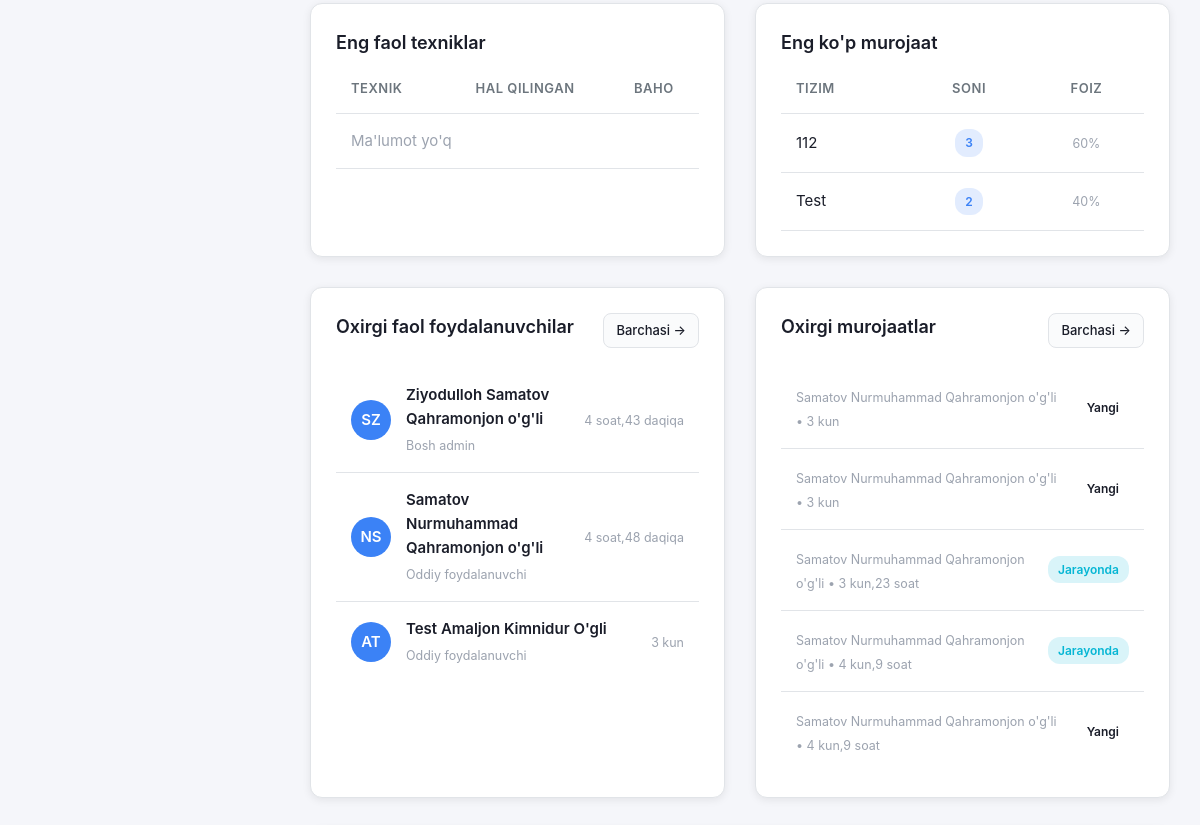
/tickets/superadmin/ (signed in, middle part), run on an earlier commit of the app's database.
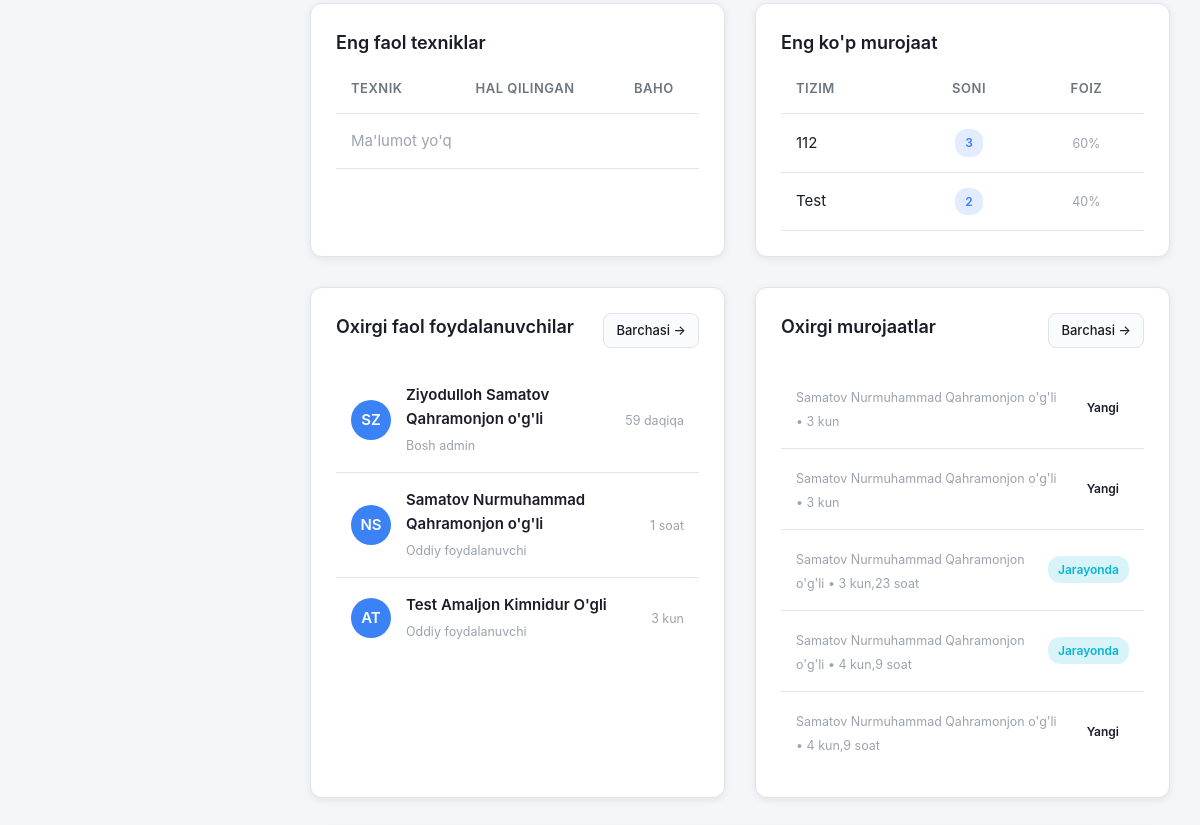
And on a later commit of the database.
### accounts/models.py (models this page shows, shortened)
class User(AbstractUser):
    ROLE_CHOICES = [
        ('user', _('Oddiy foydalanuvchi')),
        ('technician', _('Texnik xodim')),
        ('admin', _('Admin')),
        ('superadmin', _('Bosh admin')),
    ]
    LANGUAGE_CHOICES = [
        ('uz', _("O'zbekcha (Lotin)")),
        ('uz-cy', _("Ўзбекча (Кирилл)")),
        ('ru', _('Русский')),
    ]
    last_name = models.CharField(max_length=150, verbose_name=_("Familiya"))
    first_name = models.CharField(max_length=150, verbose_name=_("Ism"))
    middle_name = models.CharField(max_length=150, blank=True, verbose_name=_("Sharif"))
    region = models.ForeignKey(
        Region,
        on_delete=models.SET_NULL,
        null=True,
        blank=True,
        verbose_name=_("Viloyat")
    )
    department = models.ForeignKey(
        Department,
        on_delete=models.SET_NULL,
        null=True,
        blank=True,
        verbose_name=_("Hududiy bo'lim")
    )
    position = models.CharField(max_length=200, blank=True, verbose_name=_("Lavozim"))
    phone = models.CharField(max_length=20, blank=True, verbose_name=_("Telefon"))
    role = models.CharField(
        max_length=20,
        choices=ROLE_CHOICES,
        default='user',
        verbose_name=_("Rol")
    )
    language = models.CharField(
        max_length=10,
        choices=LANGUAGE_CHOICES,
        default='uz',
        verbose_name=_("Til")
    )
    avatar = models.ImageField(
        upload_to='avatars/',
        blank=True,
        null=True,
        verbose_name=_("Avatar")
    )
    is_active = models.BooleanField(default=True, verbose_name=_("Aktiv"))
    created_at = models.DateTimeField(auto_now_add=True, verbose_name=_("Yaratilgan"))
    updated_at = models.DateTimeField(auto_now=True, verbose_name=_("O'zgartirilgan"))
    class Meta:
        verbose_name = _("Foydalanuvchi")
        verbose_name_plural = _("Foydalanuvchilar")
        ordering = ['-created_at']
    def get_full_name(self):
        parts = [self.last_name, self.first_name]
        if self.middle_name:
            parts.append(self.middle_name)
        return ' '.join(parts)
    def is_admin(self):
        return self.role in ['admin', 'superadmin']
    def is_superadmin(self):
        return self.role == 'superadmin'

### tickets/models.py (models this page shows, shortened)
class Ticket(models.Model):
    PRIORITY_CHOICES = [
        ('low', _('Oddiy')),
        ('medium', _("O'rtacha")),
        ('high', _('Yuqori')),
    ]
    STATUS_CHOICES = [
        ('new', _('Yangi')),
        ('in_progress', _('Jarayonda')),
        ('pending_approval', _('Hal qilindi (kutilmoqda)')),
        ('resolved', _('Hal qilindi')),
        ('rejected', _('Rad etildi')),
        ('reopened', _('Qayta ochildi')),
    ]
    user = models.ForeignKey(
        User,
        on_delete=models.CASCADE,
        related_name='tickets',
        verbose_name=_("Foydalanuvchi")
    )
    system = models.ForeignKey(
        System,
        on_delete=models.CASCADE,
        related_name='tickets',
        verbose_name=_("Tizim")
    )
    region = models.ForeignKey(
        Region,
        on_delete=models.CASCADE,
        related_name='tickets',
        verbose_name=_("Viloyat")
    )
    priority = models.CharField(
        max_length=10,
        choices=PRIORITY_CHOICES,
        default='medium',
        verbose_name=_("Ustuvorlik")
    )
    status = models.CharField(
        max_length=20,
        choices=STATUS_CHOICES,
        default='new',
        verbose_name=_("Holat")
    )
    description = models.TextField(verbose_name=_("Muammo ta'rifi"))
    attachment = models.FileField(
        upload_to='tickets/attachments/',
        blank=True,
        null=True,
        verbose_name=_("Fayl biriktirma")
    )
    assigned_to = models.ForeignKey(
        User,
        on_delete=models.SET_NULL,
        null=True,
        blank=True,
        related_name='assigned_tickets',
        verbose_name=_("Mas'ul xodim")
    )
    rating = models.IntegerField(
        null=True,
        blank=True,
        choices=[(i, str(i)) for i in range(1, 6)],
        verbose_name=_("Baholash")
    )
    rating_comment = models.TextField(
        blank=True,
        verbose_name=_("Baholash izohi")
    )
    created_at = models.DateTimeField(auto_now_add=True, verbose_name=_("Yaratilgan"))
    updated_at = models.DateTimeField(auto_now=True, verbose_name=_("O'zgartirilgan"))
    resolved_at = models.DateTimeField(null=True, blank=True, verbose_name=_("Hal qilingan vaqt"))
    class Meta:
        verbose_name = _("Murojaat")
        verbose_name_plural = _("Murojaatlar")
        ordering = ['-created_at']

### tickets/views_superadmin.py (the view)
    def wrapper(request, *args, **kwargs):
        if not request.user.is_superadmin():
            messages.error(request, _('Sizda bu sahifaga kirish huquqi yo\'q. Faqat bosh adminlar kirishi mumkin.'))
            return redirect('tickets:dashboard')
        return view_func(request, *args, **kwargs)

### tickets/views_superadmin.py (called while the page is built)
def require_superadmin(view_func):
    def wrapper(request, *args, **kwargs):
        if not request.user.is_superadmin():
            messages.error(request, _('Sizda bu sahifaga kirish huquqi yo\'q. Faqat bosh adminlar kirishi mumkin.'))
            return redirect('tickets:dashboard')
        return view_func(request, *args, **kwargs)
    return wrapper

### templates/tickets/superadmin/dashboard.html (shortened to what this page needs)
{% extends 'base.html' %}
{% load i18n %}
{% load static %}
{% block content %}
<div class="grid-2">
    <div class="card">
        <h3 class="card-title">{% trans "Eng faol texniklar" %}</h3>
        <div class="table-responsive">
            <table class="table">
                <thead>
                    <tr>
                        <th>{% trans "Texnik" %}</th>
                        <th style="text-align: center;">{% trans "Hal qilingan" %}</th>
                        <th style="text-align: center;">{% trans "Baho" %}</th>
                    </tr>
                </thead>
                <tbody>
                    {% for tech in top_technicians %}
                    <tr>
                        <td>
                            <a href="{% url 'tickets:superadmin_user_detail' tech.assigned_to__id %}">
                                {{ tech.assigned_to__first_name }} {{ tech.assigned_to__last_name }}
                            </a>
                        </td>
                        <td style="text-align: center;">
                            <span class="badge badge-success">{{ tech.resolved_count }}</span>
                        </td>
                        <td style="text-align: center;">
                            {% if tech.avg_rating %}
                                <span style="color: #f59e0b;">⭐ {{ tech.avg_rating|floatformat:1 }}</span>
                            {% else %}
                                <span class="text-muted">-</span>
                            {% endif %}
                        </td>
                    </tr>
                    {% empty %}
                    <tr>
                        <td colspan="3" class="text-center text-muted">{% trans "Ma'lumot yo'q" %}</td>
                    </tr>
                    {% endfor %}
                </tbody>
            </table>
        </div>
    </div>
    <div class="card">
        <h3 class="card-title">{% trans "Eng ko'p murojaat" %}</h3>
        <div class="table-responsive">
            <table class="table">
                <thead>
                    <tr>
                        <th>{% trans "Tizim" %}</th>
                        <th style="text-align: center;">{% trans "Soni" %}</th>
                        <th style="text-align: center;">{% trans "Foiz" %}</th>
                    </tr>
                </thead>
                <tbody>
                    {% for sys in top_systems %}
                    <tr>
                        <td>{{ sys.system__name }}</td>
                        <td style="text-align: center;">
                            <span class="badge badge-primary">{{ sys.count }}</span>
                        </td>
                        <td style="text-align: center;">
                            <small class="text-muted">
                                {% widthratio sys.count total_tickets 100 %}%
                            </small>
                        </td>
                    </tr>
                    {% empty %}
                    <tr>
                        <td colspan="3" class="text-center text-muted">{% trans "Ma'lumot yo'q" %}</td>
                    </tr>
                    {% endfor %}
                </tbody>
            </table>
        </div>
    </div>
</div>
<div class="grid-2">
    <div class="card">
        <div class="card-header-flex">
            <h3 class="card-title">{% trans "Oxirgi faol foydalanuvchilar" %}</h3>
            <a href="{% url 'tickets:superadmin_users_list' %}" class="btn btn-secondary btn-sm">
                {% trans "Barchasi" %} →
            </a>
        </div>
        <div class="list-group">
            {% for user in recent_users %}
            <a href="{% url 'tickets:superadmin_user_detail' user.id %}" class="list-item">
                <div class="list-item-avatar">
                    {% if user.photo %}
                        <img src="{{ user.photo.url }}" alt="{{ user.get_full_name }}">
                    {% else %}
                        <div class="avatar-placeholder">
                            {{ user.first_name|first }}{{ user.last_name|first }}
                        </div>
                    {% endif %}
                </div>
                <div class="list-item-content">
                    <div class="list-item-title">{{ user.get_full_name }}</div>
                    <small class="text-muted">{{ user.get_role_display }}</small>
                </div>
                <div class="list-item-meta">
                    <small class="text-muted">{{ user.last_login|timesince }}</small>
                </div>
            </a>
            {% empty %}
            <div class="text-center text-muted" style="padding: 20px;">{% trans "Ma'lumot yo'q" %}</div>
            {% endfor %}
        </div>
    </div>
    <div class="card">
        <div class="card-header-flex">
            <h3 class="card-title">{% trans "Oxirgi murojaatlar" %}</h3>
            <a href="{% url 'tickets:admin_dashboard' %}" class="btn btn-secondary btn-sm">
                {% trans "Barchasi" %} →
            </a>
        </div>
        <div class="list-group">
            {% for ticket in recent_tickets %}
            <a href="{% url 'tickets:ticket_detail' ticket.pk %}" class="list-item">
                <div class="list-item-content">
                    <small class="text-muted">
                        {{ ticket.user.get_full_name }} • {{ ticket.created_at|timesince }}
                    </small>
                </div>
                <span class="badge badge-{{ ticket.status }}">
                    {{ ticket.get_status_display }}
                </span>
            </a>
            {% empty %}
            <div class="text-center text-muted" style="padding: 20px;">{% trans "Ma'lumot yo'q" %}</div>
            {% endfor %}
        </div>
    </div>
</div>
{% endblock %}

### templates/base.html (shortened to what this page needs)
{% load static %}
{% load i18n %}
<!DOCTYPE html>
<html lang="{{ LANGUAGE_CODE }}">
<head>
    <link rel="stylesheet" href="{% static 'css/style.css' %}">
    <link rel="stylesheet" href="{% static 'css/components.css' %}">
</head>
<body data-theme="light">
    <main class="main-content">
        <div class="content-wrapper">
            {% block content %}{% endblock %}
        </div>
    </main>
</body>
</html>

### static/css/style.css (style rules this page uses)
:root { --bg-primary: #f5f6fa; --bg-secondary: #ffffff; --bg-tertiary: #fafbfc; --text-primary: #1a1d29; --text-secondary: #6c757d; --text-muted: #9ca3af; --border-color: #e1e4e8; --shadow: 0 2px 8px rgba(0, 0, 0, 0.08); --shadow-lg: 0 4px 20px rgba(0, 0, 0, 0.12); --accent-primary: #3b82f6; --accent-success: #10b981; --accent-warning: #f59e0b; --accent-danger: #ef4444; --accent-info: #06b6d4; --sidebar-bg: #1a1d29; --sidebar-text: #e5e7eb; --sidebar-hover: #2d3142; --sidebar-width: 280px; --topbar-height: 70px; --radius: 12px; --radius-sm: 8px; --transition: all 0.3s ease; }
* { margin: 0; padding: 0; box-sizing: border-box; }
body { font-family: -apple-system, BlinkMacSystemFont, 'Segoe UI', Roboto, 'Helvetica Neue', Arial, sans-serif; background: var(--bg-primary); color: var(--text-primary); font-size: 15px; line-height: 1.6; transition: var(--transition); }
a { text-decoration: none; color: inherit; }
.main-content { margin-left: var(--sidebar-width); min-height: 100vh; display: flex; flex-direction: column; }
.content-wrapper { flex: 1; padding: 30px; }
.btn { padding: 10px 20px; border-radius: var(--radius-sm); font-weight: 500; transition: var(--transition); display: inline-flex; align-items: center; gap: 8px; }
.btn-secondary { background: var(--bg-tertiary); color: var(--text-primary); border: 1px solid var(--border-color); }
.card { background: var(--bg-secondary); border-radius: var(--radius); padding: 25px; box-shadow: var(--shadow); border: 1px solid var(--border-color); }
.card-title { font-size: 18px; font-weight: 600; margin-bottom: 5px; }
.table { width: 100%; border-collapse: collapse; }
.table th, .table td { padding: 15px; text-align: left; border-bottom: 1px solid var(--border-color); }
.table th { font-weight: 600; font-size: 13px; text-transform: uppercase; letter-spacing: 0.5px; color: var(--text-secondary); }
.table tbody tr { transition: var(--transition); }

### static/css/components.css (style rules this page uses)
.table-responsive { width: 100%; overflow-x: auto; -webkit-overflow-scrolling: touch; }
.text-muted { color: var(--text-muted); }
.badge { display: inline-block; padding: 4px 10px; border-radius: 12px; font-size: 12px; font-weight: 600; }
.badge-primary { background: rgba(59, 130, 246, 0.15); color: var(--accent-primary); }

### templates/tickets/superadmin/dashboard.html (style rules this page uses)
.grid-2 { display: grid; grid-template-columns: repeat(2, 1fr); gap: 30px; margin-bottom: 30px; }
.card-header-flex { display: flex; justify-content: space-between; align-items: center; margin-bottom: 20px; }
.btn-sm { padding: 6px 12px; font-size: 13px; }
.list-group { display: flex; flex-direction: column; gap: 0; }
.list-item { display: flex; align-items: center; gap: 15px; padding: 15px; border-bottom: 1px solid var(--border-color); transition: var(--transition); }
.list-item:last-child { border-bottom: none; }
.list-item-avatar { flex-shrink: 0; }
.avatar-placeholder { width: 40px; height: 40px; border-radius: 50%; background: var(--accent-primary); color: white; display: flex; align-items: center; justify-content: center; font-weight: 600; }
.list-item-content { flex: 1; }
.list-item-title { font-weight: 600; margin-bottom: 2px; }
.list-item-meta { flex-shrink: 0; }
.text-center { text-align: center; }
.badge-in_progress { background: rgba(6, 182, 212, 0.15); color: #06b6d4; }

What changed in the data, as far as the page shows it:
changed User "Ziyodulloh Samatov Qahramonjon o'g'li": last_login "4 soat,43 daqiqa" → "59 daqiqa"
changed User "Samatov Nurmuhammad Qahramonjon o'g'li": last_login "4 soat,48 daqiqa" → "1 soat"
